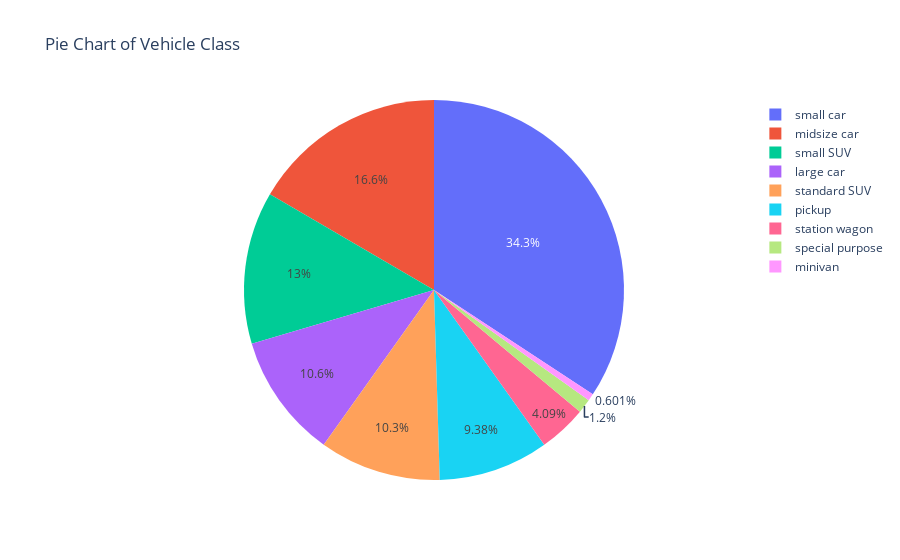

Notebook code for this chart:
### Code cell
columns = ['veh_class']

# Group the data by the selected columns and count the occurrences
grouped_data = data.groupby(columns).size().reset_index(name='count')

# Create the pie chart using Plotly Express
fig = px.pie(grouped_data, names='veh_class', title='Pie Chart of Vehicle Class', values='count')
fig.show()

### Figure 1 — Plotly figure (JSON) as saved in the notebook; plotly's stock layout.template omitted (floating-point values rounded to 4 significant figures)
{"data": [{"domain": {"x": [0, 1], "y": [0, 1]}, "hovertemplate": "veh_class=%{label}<br>count=%{value}<extra></extra>", "labels": ["large car", "midsize car", "minivan", "pickup", "small SUV", "small car", "special purpose", "standard SUV", "station wagon"], "legendgroup": "", "name": "", "showlegend": true, "type": "pie", "values": [88, 138, 5, 78, 108, 285, 10, 86, 34]}], "layout": {"legend": {"tracegroupgap": 0}, "title": {"text": "Pie Chart of Vehicle Class"}}}
